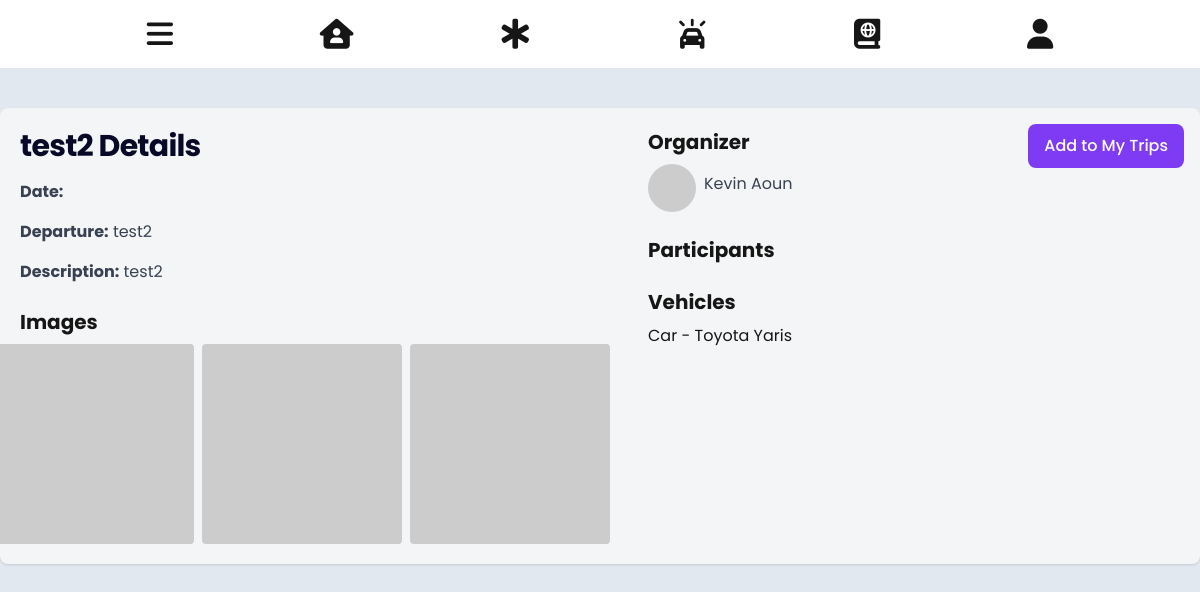
Screenshot of /tripDetails/T230002/ with the database file from the repository.
### core/models.py (models this page shows, shortened)
class Trip(models.Model):
    id_prefix = "T"
    image = models.ImageField(blank=True, null=True)
    name = models.CharField(max_length=200, null=True)
    tripID = models.CharField(max_length=500, blank=True, primary_key=True)
    userID = models.ForeignKey(Person, on_delete=models.CASCADE)
    orgID = models.ForeignKey('Organization', on_delete=models.CASCADE, blank=True, null=True)
    plateNb = models.ForeignKey('Vehicle', on_delete=models.CASCADE)
    rideDate = models.DateTimeField()
    description = models.TextField(null=True)
    nbParticipants = models.PositiveIntegerField()
    departure = models.CharField(max_length=255)
    isCompleted = models.BooleanField(default=False)
    isFeatured = models.BooleanField(default=False)
    isBookmarked = models.BooleanField(default=False)
    participants = models.ManyToManyField('Person', default='', null=True, blank=True, related_name='participants')

class Person(models.Model):
    id_prefix = 'P'
    user = models.OneToOneField(User, on_delete=models.CASCADE)
    personID = models.CharField(max_length=50, blank=True, primary_key=True)
    gender = models.CharField(max_length=100,choices=GENDER_CHOICES)
    image = models.ImageField(upload_to='person_images/', blank=True)
    dob = models.DateField()

class Vehicle(models.Model):
    plateNb = models.CharField(max_length=500, blank=True, primary_key=True)
    userID = models.ForeignKey(Person, on_delete=models.CASCADE)
    model = models.CharField(max_length=255)
    make = models.CharField(max_length=255)
    color = models.CharField(max_length=255)
    nbSeats = models.PositiveIntegerField()

### core/views.py (the view)
# urls.py: path('tripDetails/<str:trip_id>/', views.trip_details, name="tripDetails"),
def trip_details(request, trip_id):
    trip = get_object_or_404(Trip, tripID=trip_id)
    participants = trip.participants.all()
    context = {
    'trip' : trip,
    'participants' : participants
    }
    return render(request, 'tripDetails.html', context)

### core/templates/tripDetails.html (shortened to what this page needs)
{% extends 'core.html' %}
{% block tripdetails_content%}
<section class="bg-slate-200 h-screen w-screen">
    <div class="flex flex-col items-center justify-center mx-auto">
    <div class="w-full max-w-7xl h-3/4 bg-light rounded-lg shadow p-5 grid grid-cols-1 md:grid-cols-2 gap-8 mx-4 mt-10 relative">
        <div>
            <h1 class="text-2xl font-bold leading-tight tracking-tight md:text-3xl color-primary mb-4">
                {{trip.name}} Details
            </h1>
            <p class="text-gray-700 mb-4"><span class="font-bold">Date:</span>{{trip.date}}</p>
            <p class="text-gray-700 mb-4"><span class="font-bold">Departure:</span> {{trip.departure}}</p>
            <p class="text-gray-700 mb-4"><span class="font-bold">Description:</span> {{trip.description}}</p>
            <h2 class="text-xl font-bold mb-2 mt-6">Images</h2>
            <div class="flex justify-center space-x-2">
                <img class="w-50 h-50 object-cover object-center rounded" src="https://via.placeholder.com/200" alt="Trip Image 1">
                <img class="w-50 h-50 object-cover object-center rounded" src="https://via.placeholder.com/200" alt="Trip Image 2">
                <img class="w-50 h-50 object-cover object-center rounded" src="https://via.placeholder.com/200" alt="Trip Image 3">
            </div>
        </div>
        <div class="mx-8">
            {% if trip.userID != request.user.person %}
            <button class="bg-sec hover:bg-primary text-white font-medium rounded-lg px-4 py-2.5 absolute top-4 right-4 focus:outline-none focus:ring-4 focus:ring-primary-300">
                <a href="{% url 'myTrips'%}">Add to My Trips</a>
            </button>
            {% endif %}
            <h2 class="text-xl font-bold mb-2">Organizer</h2>
            <div class="flex items-center space-x-2">
                <img class="w-12 h-12 object-cover rounded-full" src="https://via.placeholder.com/50" alt="Organizer">
                <p class="text-gray-700 mb-2"><a href="#">{{trip.userID.user.first_name}} {{trip.userID.user.last_name}}</a></p>
            </div>
            <h2 class="text-xl font-bold mb-2 mt-6">Participants</h2>
            <h2 class="text-xl font-bold mb-2 mt-6">Vehicles</h2>
            <ul class="list-none pl-0">
                <li>Car - {{trip.plateNb.make}} {{trip.plateNb.model}}</li>
            </ul>
        </div>
    </div>
</div>
</section>
{%endblock%}

### rows the page displays
Trip: name "test2", departure "test2", description "test2", userID.user.first_name "Kevin", userID.user.last_name "Aoun", plateNb.make "Toyota", plateNb.model "Yaris"
